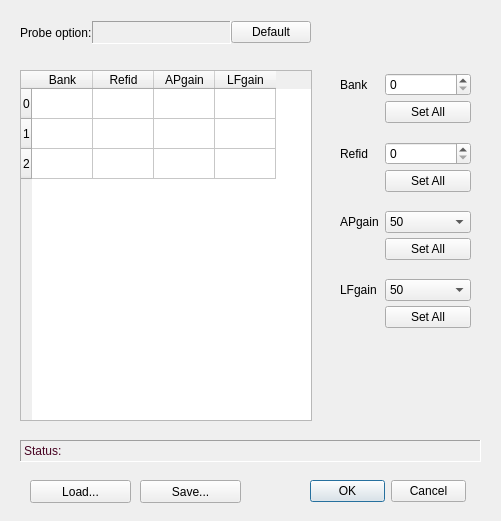
<?xml version="1.0" encoding="UTF-8"?>
<ui version="4.0">
 <class>IMROEditor</class>
 <widget class="QDialog" name="IMROEditor">
  <property name="windowModality">
   <enum>Qt::ApplicationModal</enum>
  </property>
  <property name="geometry">
   <rect>
    <x>0</x>
    <y>0</y>
    <width>501</width>
    <height>521</height>
   </rect>
  </property>
  <property name="windowTitle">
   <string>IMEC Readout Table Editor</string>
  </property>
  <property name="modal">
   <bool>true</bool>
  </property>
  <widget class="QDialogButtonBox" name="buttonBox">
   <property name="geometry">
    <rect>
     <x>310</x>
     <y>480</y>
     <width>156</width>
     <height>23</height>
    </rect>
   </property>
   <property name="focusPolicy">
    <enum>Qt::StrongFocus</enum>
   </property>
   <property name="orientation">
    <enum>Qt::Horizontal</enum>
   </property>
   <property name="standardButtons">
    <set>QDialogButtonBox::Cancel|QDialogButtonBox::Ok</set>
   </property>
  </widget>
  <widget class="QTableWidget" name="tableWidget">
   <property name="enabled">
    <bool>true</bool>
   </property>
   <property name="geometry">
    <rect>
     <x>20</x>
     <y>70</y>
     <width>292</width>
     <height>351</height>
    </rect>
   </property>
   <property name="sizePolicy">
    <sizepolicy hsizetype="Expanding" vsizetype="Expanding">
     <horstretch>0</horstretch>
     <verstretch>0</verstretch>
    </sizepolicy>
   </property>
   <property name="horizontalScrollBarPolicy">
    <enum>Qt::ScrollBarAlwaysOff</enum>
   </property>
   <attribute name="horizontalHeaderDefaultSectionSize">
    <number>61</number>
   </attribute>
   <row>
    <property name="text">
     <string>0</string>
    </property>
   </row>
   <row>
    <property name="text">
     <string>1</string>
    </property>
   </row>
   <row>
    <property name="text">
     <string>2</string>
    </property>
   </row>
   <column>
    <property name="text">
     <string>Bank</string>
    </property>
   </column>
   <column>
    <property name="text">
     <string>Refid</string>
    </property>
   </column>
   <column>
    <property name="text">
     <string>APgain</string>
    </property>
   </column>
   <column>
    <property name="text">
     <string>LFgain</string>
    </property>
   </column>
  </widget>
  <widget class="QLabel" name="statusLbl">
   <property name="enabled">
    <bool>true</bool>
   </property>
   <property name="geometry">
    <rect>
     <x>20</x>
     <y>440</y>
     <width>461</width>
     <height>22</height>
    </rect>
   </property>
   <property name="palette">
    <palette>
     <active>
      <colorrole role="WindowText">
       <brush brushstyle="SolidPattern">
        <color alpha="255">
         <red>71</red>
         <green>3</green>
         <blue>34</blue>
        </color>
       </brush>
      </colorrole>
     </active>
     <inactive>
      <colorrole role="WindowText">
       <brush brushstyle="SolidPattern">
        <color alpha="255">
         <red>71</red>
         <green>3</green>
         <blue>34</blue>
        </color>
       </brush>
      </colorrole>
     </inactive>
     <disabled>
      <colorrole role="WindowText">
       <brush brushstyle="SolidPattern">
        <color alpha="255">
         <red>106</red>
         <green>104</green>
         <blue>100</blue>
        </color>
       </brush>
      </colorrole>
     </disabled>
    </palette>
   </property>
   <property name="frameShape">
    <enum>QFrame::Panel</enum>
   </property>
   <property name="frameShadow">
    <enum>QFrame::Sunken</enum>
   </property>
   <property name="lineWidth">
    <number>1</number>
   </property>
   <property name="text">
    <string>Status:</string>
   </property>
  </widget>
  <widget class="QPushButton" name="loadBut">
   <property name="geometry">
    <rect>
     <x>30</x>
     <y>480</y>
     <width>101</width>
     <height>23</height>
    </rect>
   </property>
   <property name="text">
    <string>Load...</string>
   </property>
  </widget>
  <widget class="QPushButton" name="saveBut">
   <property name="geometry">
    <rect>
     <x>140</x>
     <y>480</y>
     <width>101</width>
     <height>23</height>
    </rect>
   </property>
   <property name="text">
    <string>Save...</string>
   </property>
  </widget>
  <widget class="QWidget" name="gridLayoutWidget_2">
   <property name="geometry">
    <rect>
     <x>340</x>
     <y>70</y>
     <width>131</width>
     <height>261</height>
    </rect>
   </property>
   <layout class="QGridLayout" name="gridLayout_2">
    <property name="verticalSpacing">
     <number>2</number>
    </property>
    <item row="0" column="0">
     <widget class="QLabel" name="label">
      <property name="sizePolicy">
       <sizepolicy hsizetype="Preferred" vsizetype="Preferred">
        <horstretch>0</horstretch>
        <verstretch>0</verstretch>
       </sizepolicy>
      </property>
      <property name="text">
       <string>Bank</string>
      </property>
     </widget>
    </item>
    <item row="3" column="0">
     <widget class="QLabel" name="label_2">
      <property name="text">
       <string>Refid</string>
      </property>
     </widget>
    </item>
    <item row="4" column="1">
     <widget class="QPushButton" name="refidBut">
      <property name="text">
       <string>Set All</string>
      </property>
     </widget>
    </item>
    <item row="3" column="1">
     <widget class="QSpinBox" name="refidSB">
      <property name="sizePolicy">
       <sizepolicy hsizetype="MinimumExpanding" vsizetype="Fixed">
        <horstretch>0</horstretch>
        <verstretch>0</verstretch>
       </sizepolicy>
      </property>
     </widget>
    </item>
    <item row="0" column="1">
     <widget class="QSpinBox" name="bankSB">
      <property name="sizePolicy">
       <sizepolicy hsizetype="MinimumExpanding" vsizetype="Fixed">
        <horstretch>0</horstretch>
        <verstretch>0</verstretch>
       </sizepolicy>
      </property>
     </widget>
    </item>
    <item row="7" column="1">
     <widget class="QPushButton" name="apBut">
      <property name="text">
       <string>Set All</string>
      </property>
     </widget>
    </item>
    <item row="5" column="1">
     <spacer name="verticalSpacer_2">
      <property name="orientation">
       <enum>Qt::Vertical</enum>
      </property>
      <property name="sizeType">
       <enum>QSizePolicy::Fixed</enum>
      </property>
      <property name="sizeHint" stdset="0">
       <size>
        <width>20</width>
        <height>14</height>
       </size>
      </property>
     </spacer>
    </item>
    <item row="9" column="0">
     <widget class="QLabel" name="label_4">
      <property name="text">
       <string>LFgain</string>
      </property>
     </widget>
    </item>
    <item row="8" column="1">
     <spacer name="verticalSpacer_3">
      <property name="orientation">
       <enum>Qt::Vertical</enum>
      </property>
      <property name="sizeType">
       <enum>QSizePolicy::Fixed</enum>
      </property>
      <property name="sizeHint" stdset="0">
       <size>
        <width>20</width>
        <height>14</height>
       </size>
      </property>
     </spacer>
    </item>
    <item row="2" column="1">
     <spacer name="verticalSpacer">
      <property name="orientation">
       <enum>Qt::Vertical</enum>
      </property>
      <property name="sizeType">
       <enum>QSizePolicy::Fixed</enum>
      </property>
      <property name="sizeHint" stdset="0">
       <size>
        <width>20</width>
        <height>14</height>
       </size>
      </property>
     </spacer>
    </item>
    <item row="9" column="1">
     <widget class="QComboBox" name="lfCB">
      <item>
       <property name="text">
        <string>50</string>
       </property>
      </item>
      <item>
       <property name="text">
        <string>125</string>
       </property>
      </item>
      <item>
       <property name="text">
        <string>250</string>
       </property>
      </item>
      <item>
       <property name="text">
        <string>500</string>
       </property>
      </item>
      <item>
       <property name="text">
        <string>1000</string>
       </property>
      </item>
      <item>
       <property name="text">
        <string>1500</string>
       </property>
      </item>
      <item>
       <property name="text">
        <string>2000</string>
       </property>
      </item>
      <item>
       <property name="text">
        <string>2500</string>
       </property>
      </item>
     </widget>
    </item>
    <item row="1" column="1">
     <widget class="QPushButton" name="bankBut">
      <property name="text">
       <string>Set All</string>
      </property>
     </widget>
    </item>
    <item row="6" column="0">
     <widget class="QLabel" name="label_3">
      <property name="text">
       <string>APgain</string>
      </property>
     </widget>
    </item>
    <item row="6" column="1">
     <widget class="QComboBox" name="apCB">
      <item>
       <property name="text">
        <string>50</string>
       </property>
      </item>
      <item>
       <property name="text">
        <string>125</string>
       </property>
      </item>
      <item>
       <property name="text">
        <string>250</string>
       </property>
      </item>
      <item>
       <property name="text">
        <string>500</string>
       </property>
      </item>
      <item>
       <property name="text">
        <string>1000</string>
       </property>
      </item>
      <item>
       <property name="text">
        <string>1500</string>
       </property>
      </item>
      <item>
       <property name="text">
        <string>2000</string>
       </property>
      </item>
      <item>
       <property name="text">
        <string>2500</string>
       </property>
      </item>
     </widget>
    </item>
    <item row="10" column="1">
     <widget class="QPushButton" name="lfBut">
      <property name="text">
       <string>Set All</string>
      </property>
     </widget>
    </item>
   </layout>
  </widget>
  <widget class="QWidget" name="horizontalLayoutWidget">
   <property name="geometry">
    <rect>
     <x>20</x>
     <y>20</y>
     <width>291</width>
     <height>25</height>
    </rect>
   </property>
   <layout class="QHBoxLayout" name="horizontalLayout">
    <property name="spacing">
     <number>0</number>
    </property>
    <item>
     <widget class="QLabel" name="prbHdr">
      <property name="sizePolicy">
       <sizepolicy hsizetype="Preferred" vsizetype="Preferred">
        <horstretch>0</horstretch>
        <verstretch>0</verstretch>
       </sizepolicy>
      </property>
      <property name="text">
       <string>Probe option:</string>
      </property>
     </widget>
    </item>
    <item>
     <widget class="QLabel" name="prbLbl">
      <property name="enabled">
       <bool>true</bool>
      </property>
      <property name="sizePolicy">
       <sizepolicy hsizetype="Expanding" vsizetype="Fixed">
        <horstretch>1</horstretch>
        <verstretch>0</verstretch>
       </sizepolicy>
      </property>
      <property name="minimumSize">
       <size>
        <width>0</width>
        <height>23</height>
       </size>
      </property>
      <property name="palette">
       <palette>
        <active>
         <colorrole role="WindowText">
          <brush brushstyle="SolidPattern">
           <color alpha="255">
            <red>71</red>
            <green>3</green>
            <blue>34</blue>
           </color>
          </brush>
         </colorrole>
        </active>
        <inactive>
         <colorrole role="WindowText">
          <brush brushstyle="SolidPattern">
           <color alpha="255">
            <red>71</red>
            <green>3</green>
            <blue>34</blue>
           </color>
          </brush>
         </colorrole>
        </inactive>
        <disabled>
         <colorrole role="WindowText">
          <brush brushstyle="SolidPattern">
           <color alpha="255">
            <red>106</red>
            <green>104</green>
            <blue>100</blue>
           </color>
          </brush>
         </colorrole>
        </disabled>
       </palette>
      </property>
      <property name="frameShape">
       <enum>QFrame::Panel</enum>
      </property>
      <property name="frameShadow">
       <enum>QFrame::Sunken</enum>
      </property>
      <property name="lineWidth">
       <number>1</number>
      </property>
      <property name="text">
       <string/>
      </property>
     </widget>
    </item>
    <item>
     <widget class="QPushButton" name="defaultBut">
      <property name="sizePolicy">
       <sizepolicy hsizetype="Minimum" vsizetype="Fixed">
        <horstretch>0</horstretch>
        <verstretch>0</verstretch>
       </sizepolicy>
      </property>
      <property name="text">
       <string>Default</string>
      </property>
     </widget>
    </item>
   </layout>
  </widget>
 </widget>
 <tabstops>
  <tabstop>buttonBox</tabstop>
  <tabstop>defaultBut</tabstop>
  <tabstop>tableWidget</tabstop>
  <tabstop>loadBut</tabstop>
  <tabstop>saveBut</tabstop>
  <tabstop>bankSB</tabstop>
  <tabstop>bankBut</tabstop>
  <tabstop>refidSB</tabstop>
  <tabstop>refidBut</tabstop>
  <tabstop>apCB</tabstop>
  <tabstop>apBut</tabstop>
  <tabstop>lfCB</tabstop>
  <tabstop>lfBut</tabstop>
 </tabstops>
 <resources/>
 <connections/>
</ui>
